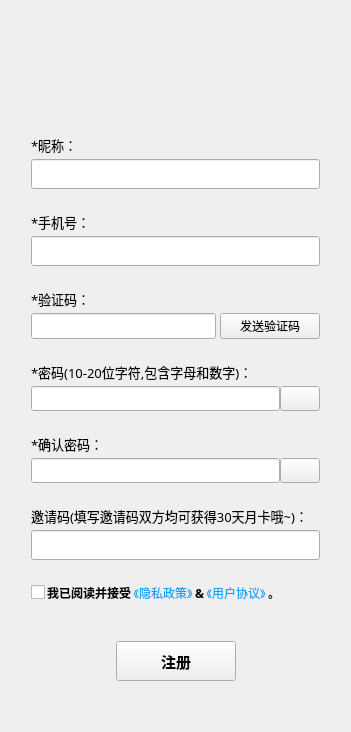
       <widget class="QWidget" name="tab_6">
        <attribute name="title">
         <string>注册</string>
        </attribute>
        <layout class="QGridLayout" name="gridLayout_7">
         <item row="0" column="0">
          <layout class="QVBoxLayout" name="verticalLayout_4">
           <property name="spacing">
            <number>4</number>
           </property>
           <property name="leftMargin">
            <number>20</number>
           </property>
           <property name="rightMargin">
            <number>20</number>
           </property>
           <item>
            <spacer name="verticalSpacer_7">
             <property name="orientation">
              <enum>Qt::Vertical</enum>
             </property>
             <property name="sizeHint" stdset="0">
              <size>
               <width>20</width>
               <height>40</height>
              </size>
             </property>
            </spacer>
           </item>
           <item>
            <layout class="QHBoxLayout" name="horizontalLayout_9">
             <item>
              <spacer name="horizontalSpacer_14">
               <property name="orientation">
                <enum>Qt::Horizontal</enum>
               </property>
               <property name="sizeHint" stdset="0">
                <size>
                 <width>40</width>
                 <height>20</height>
                </size>
               </property>
              </spacer>
             </item>
             <item>
              <widget class="QLabel" name="label_user_register_logo">
               <property name="minimumSize">
                <size>
                 <width>46</width>
                 <height>46</height>
                </size>
               </property>
               <property name="maximumSize">
                <size>
                 <width>46</width>
                 <height>46</height>
                </size>
               </property>
               <property name="text">
                <string/>
               </property>
               <property name="scaledContents">
                <bool>true</bool>
               </property>
              </widget>
             </item>
             <item>
              <spacer name="horizontalSpacer_13">
               <property name="orientation">
                <enum>Qt::Horizontal</enum>
               </property>
               <property name="sizeHint" stdset="0">
                <size>
                 <width>40</width>
                 <height>20</height>
                </size>
               </property>
              </spacer>
             </item>
            </layout>
           </item>
           <item>
            <widget class="QLabel" name="label_user_registers_top_space">
             <property name="minimumSize">
              <size>
               <width>0</width>
               <height>30</height>
              </size>
             </property>
             <property name="text">
              <string/>
             </property>
            </widget>
           </item>
           <item>
            <widget class="QLabel" name="label_user_login_title_10">
             <property name="font">
              <font>
               <family>思源黑体</family>
               <pointsize>10</pointsize>
               <bold>false</bold>
              </font>
             </property>
             <property name="styleSheet">
              <string notr="true">border: 0px solid #FF8D16;
border-radius: 0px;
background-color: rgba(0, 0, 0, 0);</string>
             </property>
             <property name="text">
              <string>*昵称：</string>
             </property>
             <property name="alignment">
              <set>Qt::AlignLeading|Qt::AlignLeft|Qt::AlignVCenter</set>
             </property>
            </widget>
           </item>
           <item>
            <widget class="QLineEdit" name="line_edit_user_register_nickname">
             <property name="minimumSize">
              <size>
               <width>0</width>
               <height>25</height>
              </size>
             </property>
             <property name="font">
              <font>
               <family>思源黑体</family>
               <pointsize>11</pointsize>
               <bold>true</bold>
              </font>
             </property>
             <property name="styleSheet">
              <string notr="true"/>
             </property>
             <property name="maxLength">
              <number>20</number>
             </property>
            </widget>
           </item>
           <item>
            <widget class="QLabel" name="label_user_register_nickname_prompt">
             <property name="minimumSize">
              <size>
               <width>0</width>
               <height>15</height>
              </size>
             </property>
             <property name="maximumSize">
              <size>
               <width>16777215</width>
               <height>15</height>
              </size>
             </property>
             <property name="font">
              <font>
               <family>思源黑体</family>
               <pointsize>8</pointsize>
              </font>
             </property>
             <property name="styleSheet">
              <string notr="true">border: none; background-color: transparent;</string>
             </property>
             <property name="text">
              <string/>
             </property>
            </widget>
           </item>
           <item>
            <widget class="QLabel" name="label_user_login_title_7">
             <property name="font">
              <font>
               <family>思源黑体</family>
               <pointsize>10</pointsize>
               <bold>false</bold>
              </font>
             </property>
             <property name="styleSheet">
              <string notr="true">border: 0px solid #FF8D16;
border-radius: 0px;
background-color: rgba(0, 0, 0, 0);</string>
             </property>
             <property name="text">
              <string>*手机号：</string>
             </property>
             <property name="alignment">
              <set>Qt::AlignLeading|Qt::AlignLeft|Qt::AlignVCenter</set>
             </property>
            </widget>
           </item>
           <item>
            <widget class="QLineEdit" name="line_edit_user_register_username">
             <property name="minimumSize">
              <size>
               <width>0</width>
               <height>25</height>
              </size>
             </property>
             <property name="font">
              <font>
               <family>思源黑体</family>
               <pointsize>11</pointsize>
               <bold>true</bold>
              </font>
             </property>
             <property name="styleSheet">
              <string notr="true"/>
             </property>
             <property name="maxLength">
              <number>20</number>
             </property>
            </widget>
           </item>
           <item>
            <widget class="QLabel" name="label_user_register_username_prompt">
             <property name="minimumSize">
              <size>
               <width>0</width>
               <height>15</height>
              </size>
             </property>
             <property name="maximumSize">
              <size>
               <width>16777215</width>
               <height>15</height>
              </size>
             </property>
             <property name="font">
              <font>
               <family>思源黑体</family>
               <pointsize>8</pointsize>
              </font>
             </property>
             <property name="styleSheet">
              <string notr="true">border: none; background-color: transparent;</string>
             </property>
             <property name="text">
              <string/>
             </property>
            </widget>
           </item>
           <item>
            <widget class="QLabel" name="label_user_login_title_11">
             <property name="font">
              <font>
               <family>思源黑体</family>
               <pointsize>10</pointsize>
               <bold>false</bold>
              </font>
             </property>
             <property name="styleSheet">
              <string notr="true">border: 0px solid #FF8D16;
border-radius: 0px;
background-color: rgba(0, 0, 0, 0);</string>
             </property>
             <property name="text">
              <string>*验证码：</string>
             </property>
             <property name="alignment">
              <set>Qt::AlignLeading|Qt::AlignLeft|Qt::AlignVCenter</set>
             </property>
            </widget>
           </item>
           <item>
            <layout class="QHBoxLayout" name="horizontalLayout_2">
             <item>
              <widget class="QLineEdit" name="line_edit_register_validator_code">
               <property name="minimumSize">
                <size>
                 <width>0</width>
                 <height>25</height>
                </size>
               </property>
               <property name="font">
                <font>
                 <family>思源黑体</family>
                 <pointsize>11</pointsize>
                 <bold>true</bold>
                </font>
               </property>
               <property name="styleSheet">
                <string notr="true"/>
               </property>
               <property name="maxLength">
                <number>6</number>
               </property>
              </widget>
             </item>
             <item>
              <widget class="QPushButton" name="push_button_register_validator_code">
               <property name="minimumSize">
                <size>
                 <width>100</width>
                 <height>25</height>
                </size>
               </property>
               <property name="text">
                <string>发送验证码</string>
               </property>
              </widget>
             </item>
            </layout>
           </item>
           <item>
            <widget class="QLabel" name="label_register_validator_code_prompt">
             <property name="minimumSize">
              <size>
               <width>0</width>
               <height>15</height>
              </size>
             </property>
             <property name="maximumSize">
              <size>
               <width>16777215</width>
               <height>15</height>
              </size>
             </property>
             <property name="font">
              <font>
               <family>思源黑体</family>
               <pointsize>8</pointsize>
              </font>
             </property>
             <property name="styleSheet">
              <string notr="true">border: none; background-color: transparent;</string>
             </property>
             <property name="text">
              <string/>
             </property>
            </widget>
           </item>
           <item>
            <widget class="QLabel" name="label_user_login_title_8">
             <property name="font">
              <font>
               <family>思源黑体</family>
               <pointsize>10</pointsize>
               <bold>false</bold>
              </font>
             </property>
             <property name="styleSheet">
              <string notr="true">border: 0px solid #FF8D16;
border-radius: 0px;
background-color: rgba(0, 0, 0, 0);</string>
             </property>
             <property name="text">
              <string>*密码(10-20位字符,包含字母和数字)：</string>
             </property>
             <property name="alignment">
              <set>Qt::AlignLeading|Qt::AlignLeft|Qt::AlignVCenter</set>
             </property>
            </widget>
           </item>
           <item>
            <widget class="QWidget" name="line_edit_user_register_password_widget" native="true">
             <layout class="QGridLayout" name="gridLayout_2">
              <property name="leftMargin">
               <number>0</number>
              </property>
              <property name="topMargin">
               <number>0</number>
              </property>
              <property name="rightMargin">
               <number>0</number>
              </property>
              <property name="bottomMargin">
               <number>0</number>
              </property>
              <property name="spacing">
               <number>0</number>
              </property>
              <item row="0" column="0">
               <layout class="QHBoxLayout" name="horizontalLayout_3">
                <item>
                 <widget class="QLineEdit" name="line_edit_user_register_password">
                  <property name="minimumSize">
                   <size>
                    <width>0</width>
                    <height>25</height>
                   </size>
                  </property>
                  <property name="font">
                   <font>
                    <family>思源黑体</family>
                    <pointsize>11</pointsize>
                    <bold>true</bold>
                   </font>
                  </property>
                  <property name="styleSheet">
                   <string notr="true"/>
                  </property>
                  <property name="maxLength">
                   <number>20</number>
                  </property>
                  <property name="echoMode">
                   <enum>QLineEdit::Password</enum>
                  </property>
                 </widget>
                </item>
                <item>
                 <widget class="QPushButton" name="push_button_user_register_password_view_control">
                  <property name="minimumSize">
                   <size>
                    <width>25</width>
                    <height>25</height>
                   </size>
                  </property>
                  <property name="text">
                   <string/>
                  </property>
                 </widget>
                </item>
               </layout>
              </item>
             </layout>
            </widget>
           </item>
           <item>
            <widget class="QLabel" name="label_user_register_password_prompt">
             <property name="minimumSize">
              <size>
               <width>0</width>
               <height>15</height>
              </size>
             </property>
             <property name="maximumSize">
              <size>
               <width>16777215</width>
               <height>15</height>
              </size>
             </property>
             <property name="font">
              <font>
               <family>思源黑体</family>
               <pointsize>8</pointsize>
              </font>
             </property>
             <property name="styleSheet">
              <string notr="true">border: none; background-color: transparent;</string>
             </property>
             <property name="text">
              <string/>
             </property>
            </widget>
           </item>
           <item>
            <widget class="QLabel" name="label_user_login_title_9">
             <property name="font">
              <font>
               <family>思源黑体</family>
               <pointsize>10</pointsize>
               <bold>false</bold>
              </font>
             </property>
             <property name="styleSheet">
              <string notr="true">border: 0px solid #FF8D16;
border-radius: 0px;
background-color: rgba(0, 0, 0, 0);</string>
             </property>
             <property name="text">
              <string>*确认密码：</string>
             </property>
             <property name="alignment">
              <set>Qt::AlignLeading|Qt::AlignLeft|Qt::AlignVCenter</set>
             </property>
            </widget>
           </item>
           <item>
            <widget class="QWidget" name="line_edit_user_register_password_check_widget" native="true">
             <layout class="QGridLayout" name="gridLayout_3">
              <property name="leftMargin">
               <number>0</number>
              </property>
              <property name="topMargin">
               <number>0</number>
              </property>
              <property name="rightMargin">
               <number>0</number>
              </property>
              <property name="bottomMargin">
               <number>0</number>
              </property>
              <property name="spacing">
               <number>0</number>
              </property>
              <item row="0" column="0">
               <layout class="QHBoxLayout" name="horizontalLayout_10">
                <item>
                 <widget class="QLineEdit" name="line_edit_user_register_password_check">
                  <property name="minimumSize">
                   <size>
                    <width>0</width>
                    <height>25</height>
                   </size>
                  </property>
                  <property name="font">
                   <font>
                    <family>思源黑体</family>
                    <pointsize>11</pointsize>
                    <bold>true</bold>
                   </font>
                  </property>
                  <property name="styleSheet">
                   <string notr="true"/>
                  </property>
                  <property name="maxLength">
                   <number>20</number>
                  </property>
                  <property name="echoMode">
                   <enum>QLineEdit::Password</enum>
                  </property>
                 </widget>
                </item>
                <item>
                 <widget class="QPushButton" name="push_button_user_register_password_check_view_control">
                  <property name="minimumSize">
                   <size>
                    <width>25</width>
                    <height>25</height>
                   </size>
                  </property>
                  <property name="text">
                   <string/>
                  </property>
                 </widget>
                </item>
               </layout>
              </item>
             </layout>
            </widget>
           </item>
           <item>
            <widget class="QLabel" name="label_user_register_password_check_prompt">
             <property name="minimumSize">
              <size>
               <width>0</width>
               <height>15</height>
              </size>
             </property>
             <property name="maximumSize">
              <size>
               <width>16777215</width>
               <height>15</height>
              </size>
             </property>
             <property name="font">
              <font>
               <family>思源黑体</family>
               <pointsize>8</pointsize>
              </font>
             </property>
             <property name="styleSheet">
              <string notr="true">border: none; background-color: transparent;</string>
             </property>
             <property name="text">
              <string/>
             </property>
            </widget>
           </item>
           <item>
            <widget class="QLabel" name="label_user_login_title_12">
             <property name="font">
              <font>
               <family>思源黑体</family>
               <pointsize>10</pointsize>
               <bold>false</bold>
              </font>
             </property>
             <property name="styleSheet">
              <string notr="true">border: 0px solid #FF8D16;
border-radius: 0px;
background-color: rgba(0, 0, 0, 0);</string>
             </property>
             <property name="text">
              <string>邀请码(填写邀请码双方均可获得30天月卡哦~)：</string>
             </property>
             <property name="alignment">
              <set>Qt::AlignLeading|Qt::AlignLeft|Qt::AlignVCenter</set>
             </property>
            </widget>
           </item>
           <item>
            <widget class="QLineEdit" name="line_edit_user_register_invite_code">
             <property name="minimumSize">
              <size>
               <width>0</width>
               <height>25</height>
              </size>
             </property>
             <property name="font">
              <font>
               <family>思源黑体</family>
               <pointsize>11</pointsize>
               <bold>true</bold>
              </font>
             </property>
             <property name="styleSheet">
              <string notr="true"/>
             </property>
             <property name="maxLength">
              <number>20</number>
             </property>
            </widget>
           </item>
           <item>
            <widget class="QLabel" name="label_user_register_invite_code_prompt">
             <property name="minimumSize">
              <size>
               <width>0</width>
               <height>15</height>
              </size>
             </property>
             <property name="maximumSize">
              <size>
               <width>16777215</width>
               <height>15</height>
              </size>
             </property>
             <property name="font">
              <font>
               <family>思源黑体</family>
               <pointsize>8</pointsize>
              </font>
             </property>
             <property name="styleSheet">
              <string notr="true">border: none; background-color: transparent;</string>
             </property>
             <property name="text">
              <string/>
             </property>
            </widget>
           </item>
           <item>
            <layout class="QHBoxLayout" name="horizontalLayout_4">
             <property name="spacing">
              <number>2</number>
             </property>
             <item>
              <widget class="QCheckBox" name="check_box_user_area_agree_protocol">
               <property name="text">
                <string/>
               </property>
              </widget>
             </item>
             <item>
              <widget class="QLabel" name="label_2">
               <property name="minimumSize">
                <size>
                 <width>0</width>
                 <height>0</height>
                </size>
               </property>
               <property name="font">
                <font>
                 <family>思源黑体</family>
                 <bold>true</bold>
                </font>
               </property>
               <property name="text">
                <string>我已阅读并接受</string>
               </property>
               <property name="alignment">
                <set>Qt::AlignCenter</set>
               </property>
              </widget>
             </item>
             <item>
              <widget class="QPushButton" name="push_button_user_register_privacy_agreement">
               <property name="styleSheet">
                <string notr="true">border: none; background-color: transparent;color: rgb(20, 161, 248);</string>
               </property>
               <property name="text">
                <string>《隐私政策》</string>
               </property>
              </widget>
             </item>
             <item>
              <widget class="QLabel" name="label_7">
               <property name="font">
                <font>
                 <family>思源黑体</family>
                 <bold>true</bold>
                </font>
               </property>
               <property name="text">
                <string>&amp;</string>
               </property>
               <property name="alignment">
                <set>Qt::AlignCenter</set>
               </property>
              </widget>
             </item>
             <item>
              <widget class="QPushButton" name="push_button_user_register_service_agreement">
               <property name="styleSheet">
                <string notr="true">border: none; background-color: transparent;color: rgb(20, 161, 248);</string>
               </property>
               <property name="text">
                <string>《用户协议》</string>
               </property>
              </widget>
             </item>
             <item>
              <widget class="QLabel" name="label_10">
               <property name="font">
                <font>
                 <family>思源黑体</family>
                 <bold>true</bold>
                </font>
               </property>
               <property name="text">
                <string>。</string>
               </property>
               <property name="alignment">
                <set>Qt::AlignCenter</set>
               </property>
              </widget>
             </item>
             <item>
              <spacer name="horizontalSpacer">
               <property name="orientation">
                <enum>Qt::Horizontal</enum>
               </property>
               <property name="sizeHint" stdset="0">
                <size>
                 <width>40</width>
                 <height>20</height>
                </size>
               </property>
              </spacer>
             </item>
            </layout>
           </item>
           <item>
            <widget class="QLabel" name="label_user_registers_bottom_space">
             <property name="minimumSize">
              <size>
               <width>0</width>
               <height>30</height>
              </size>
             </property>
             <property name="text">
              <string/>
             </property>
            </widget>
           </item>
           <item>
            <layout class="QHBoxLayout" name="horizontalLayout_7">
             <item>
              <spacer name="horizontalSpacer_10">
               <property name="orientation">
                <enum>Qt::Horizontal</enum>
               </property>
               <property name="sizeHint" stdset="0">
                <size>
                 <width>40</width>
                 <height>20</height>
                </size>
               </property>
              </spacer>
             </item>
             <item>
              <widget class="QPushButton" name="push_button_user_register">
               <property name="minimumSize">
                <size>
                 <width>120</width>
                 <height>40</height>
                </size>
               </property>
               <property name="font">
                <font>
                 <family>思源黑体</family>
                 <pointsize>11</pointsize>
                 <bold>true</bold>
                </font>
               </property>
               <property name="styleSheet">
                <string notr="true"/>
               </property>
               <property name="text">
                <string>注册</string>
               </property>
              </widget>
             </item>
             <item>
              <spacer name="horizontalSpacer_9">
               <property name="orientation">
                <enum>Qt::Horizontal</enum>
               </property>
               <property name="sizeHint" stdset="0">
                <size>
                 <width>40</width>
                 <height>20</height>
                </size>
               </property>
              </spacer>
             </item>
            </layout>
           </item>
           <item>
            <spacer name="verticalSpacer_9">
             <property name="orientation">
              <enum>Qt::Vertical</enum>
             </property>
             <property name="sizeHint" stdset="0">
              <size>
               <width>20</width>
               <height>40</height>
              </size>
             </property>
            </spacer>
           </item>
          </layout>
         </item>
        </layout>
       </widget>
